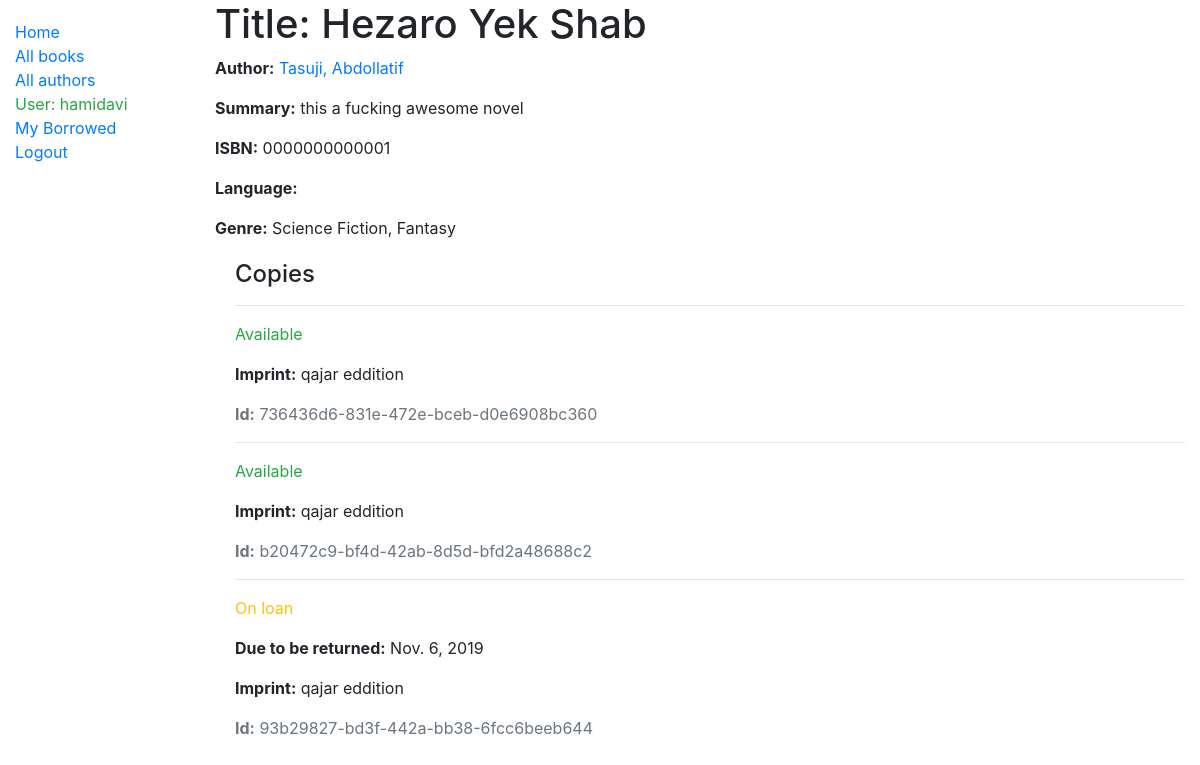
The page /catalog/book/1 (signed in) on the database its author committed.
### catalog/models.py (models this page shows, shortened)
class Book(models.Model):
    title = models.CharField(max_length=200)
    author = models.ForeignKey('Author', on_delete=models.SET_NULL, null=True)
    summary = models.TextField(max_length=1000, help_text='Enter a brief description of the book')
    isbn = models.CharField('ISBN', max_length=13,
                            help_text='13 Character <a href="https://www.isbn-international.org/content/what-isbn">ISBN number</a>')
    genre = models.ManyToManyField(Genre, help_text='Select a genre for this book')

class Author(models.Model):
    first_name = models.CharField(max_length=100)
    last_name = models.CharField(max_length=100)
    date_of_birth = models.DateField(null=True, blank=True)
    date_of_death = models.DateField('Died', null=True, blank=True)
    class Meta:
        ordering = ['last_name', 'first_name']
    def __str__(self):
        return f'{self.last_name}, {self.first_name}'

class Genre(models.Model):
    name = models.CharField(max_length=200, help_text='Enter a book genre (e.g. Science Fiction)')
    def __str__(self):
        return self.name

class BookInstance(models.Model):
    id = models.UUIDField(primary_key=True, default=uuid.uuid4, help_text='Unique ID for this particular book across whole library')
    book = models.ForeignKey('Book', on_delete=models.SET_NULL, null=True)
    imprint = models.CharField(max_length=200)
    due_back = models.DateField(null=True, blank=True)
    borrower = models.ForeignKey(User, on_delete=models.SET_NULL, null=True, blank=True)
    LOAN_STATUS = (
        ('m', 'Maintenance'),
        ('o', 'On loan'),
        ('a', 'Available'),
        ('r', 'Reserved'),
    )
    status = models.CharField(
        max_length=1,
        choices=LOAN_STATUS,
        blank=True,
        default='m',
        help_text='Book availability',
    )
    class Meta:
        permissions = (
            ('can_mark_returned', 'set book as returned'),
        )
        ordering = ['due_back']

### catalog/views.py (the view)
# urls.py: path('book/<int:pk>', views.BookDetailView.as_view(), name='book-detail'),
class BookDetailView(LoginRequiredMixin ,generic.DetailView):
    model = Book
    template_name = 'book_detail.html'

### catalog/templates/book_detail.html
{% extends "base_generic.html" %}
{% block content %}
  <h1>Title: {{ book.title }}</h1>
  <p><strong>Author:</strong> <a href="">{{ book.author }}</a></p>
  <p><strong>Summary:</strong> {{ book.summary }}</p>
  <p><strong>ISBN:</strong> {{ book.isbn }}</p>
  <p><strong>Language:</strong> {{ book.language }}</p>
  <p><strong>Genre:</strong> {{ book.genre.all|join:", " }}</p>
  <div style="margin-left:20px;margin-top:20px">
    <h4>Copies</h4>
    {% for copy in book.bookinstance_set.all %}
      <hr>
      <p class="{% if copy.status == 'a' %}text-success{% elif copy.status == 'm' %}text-danger{% else %}text-warning{% endif %}">{{ copy.get_status_display }}</p>
      {% if copy.status != 'a' %}
        <p><strong>Due to be returned:</strong> {{copy.due_back}}</p>
      {% endif %}
      <p><strong>Imprint:</strong> {{copy.imprint}}</p>
      <p class="text-muted"><strong>Id:</strong> {{copy.id}}</p>
    {% endfor %}
  </div>
{% endblock %}

### catalog/templates/base_generic.html (shortened to what this page needs)
<!DOCTYPE html>
<html lang="en">
<head>
  <link rel="stylesheet" href="https://stackpath.bootstrapcdn.com/bootstrap/4.1.3/css/bootstrap.min.css">
  {% load static %}
  <link rel="stylesheet" href="{% static 'css/styles.css' %}">
</head>
<body>
  <div class="container-fluid">
    <div class="row">
      <div class="col-sm-2">
      {% block sidebar %}
        <ul class="sidebar-nav">
          <li><a href="{% url 'index' %}">Home</a></li>
          <li><a href="{% url 'books' %}">All books</a></li>
          <li><a href="">All authors</a></li>
          {% if user.is_authenticated %}
              <li class="text-success">User: {{ user.get_username }}</li>
              <li><a href="{% url 'my-borrowed' %}">My Borrowed</a></li>
              <li><a href="{% url 'logout' %}?next={{ request.path }}">Logout</a></li>
          {% else %}
              <li><a href="{% url 'login' %}?next={{ request.path }}">Login</a></li>
          {% endif %}
        </ul>
     {% endblock %}
     </div>
      <div class="col-sm-10 ">{% block content %}{% endblock %}</div>
    </div>
  </div>
</body>
</html>

### catalog/static/css/styles.css (style rules this page uses)
.sidebar-nav { margin-top: 20px; padding: 0; list-style: none; }

### rows shown on the page
Book: title "Hezaro Yek Shab", author "Tasuji, Abdollatif", summary "this a fucking awesome novel", isbn "0000000000001", genre.all "Science Fiction, Fantasy"
BookInstance: status "Available", imprint "qajar eddition", id "736436d6-831e-472e-bceb-d0e6908bc360"
BookInstance: status "Available", imprint "qajar eddition", id "b20472c9-bf4d-42ab-8d5d-bfd2a48688c2"
BookInstance: status "On loan", due_back "Nov. 6, 2019", imprint "qajar eddition", id "93b29827-bd3f-442a-bb38-6fcc6beeb644"

### other values the page prints
{{ user.get_username }} "hamidavi"
